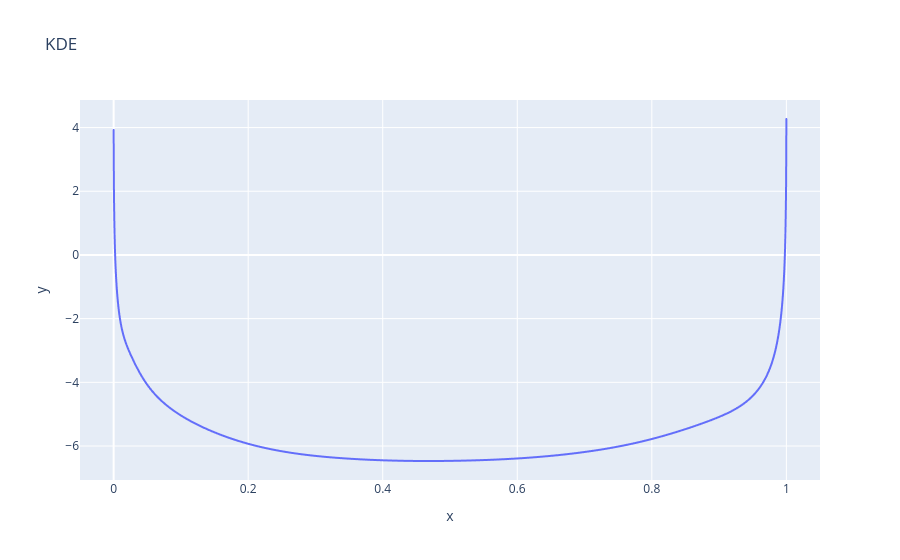

Notebook code cell kept with this figure:
### Code cell
# mLQDT
lqd_grid = np.linspace(0,1,n)
t0_ = grid[np.argmin(np.abs(grid))]
lqdSup, lqd, c = dens2lqd(
                        dens = density,
                        dSup = grid,
                        lqdSup = lqd_grid,
                        t0=t0_
                )

# mLQDT VISUALIZATION
fig = px.line(x=lqdSup, y=lqd, title="KDE")
fig.update_xaxes(range=lqd_plots_xaxis)
fig.show()

### Figure 1 — Plotly figure (JSON) as saved in the notebook; plotly's stock layout.template omitted (floating-point values rounded to 4 significant figures; data arrays with more than 128 entries replaced by an {"elided": "..."} marker saying what was removed)
{"data": [{"hovertemplate": "x=%{x}<br>y=%{y}<extra></extra>", "legendgroup": "", "line": {"color": "#636efa", "dash": "solid"}, "marker": {"symbol": "circle"}, "mode": "lines", "name": "", "showlegend": false, "type": "scattergl", "x": {"elided": "5001 float values"}, "xaxis": "x", "y": {"elided": "5001 float values"}, "yaxis": "y"}], "layout": {"legend": {"tracegroupgap": 0}, "title": {"text": "KDE"}, "xaxis": {"anchor": "y", "domain": [0, 1], "range": [-0.05, 1.05], "title": {"text": "x"}}, "yaxis": {"anchor": "x", "domain": [0, 1], "title": {"text": "y"}}}}
